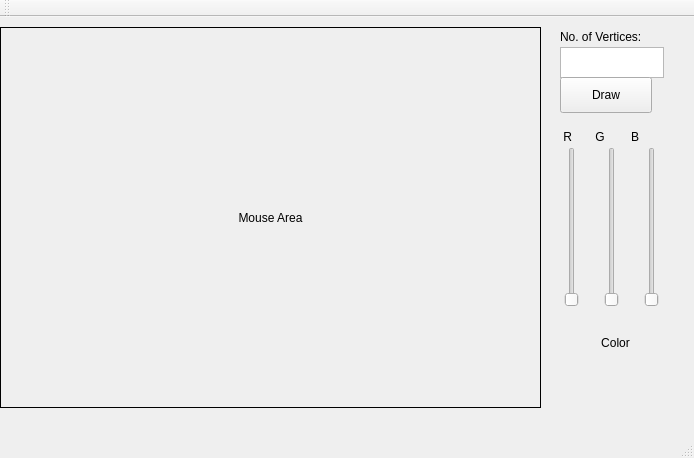
<?xml version="1.0" encoding="UTF-8"?>
<ui version="4.0">
 <class>MainWindow</class>
 <widget class="QMainWindow" name="MainWindow">
  <property name="geometry">
   <rect>
    <x>0</x>
    <y>0</y>
    <width>694</width>
    <height>458</height>
   </rect>
  </property>
  <property name="windowTitle">
   <string>MainWindow</string>
  </property>
  <widget class="QWidget" name="centralWidget">
   <widget class="QLabel" name="label">
    <property name="geometry">
     <rect>
      <x>0</x>
      <y>10</y>
      <width>541</width>
      <height>381</height>
     </rect>
    </property>
    <property name="frameShape">
     <enum>QFrame::Box</enum>
    </property>
    <property name="frameShadow">
     <enum>QFrame::Plain</enum>
    </property>
    <property name="text">
     <string>Mouse Area</string>
    </property>
    <property name="alignment">
     <set>Qt::AlignCenter</set>
    </property>
    <property name="margin">
     <number>0</number>
    </property>
   </widget>
   <widget class="QLabel" name="label_2">
    <property name="geometry">
     <rect>
      <x>560</x>
      <y>10</y>
      <width>111</width>
      <height>20</height>
     </rect>
    </property>
    <property name="text">
     <string>No. of Vertices:</string>
    </property>
   </widget>
   <widget class="QPlainTextEdit" name="plainTextEdit">
    <property name="geometry">
     <rect>
      <x>560</x>
      <y>30</y>
      <width>104</width>
      <height>31</height>
     </rect>
    </property>
   </widget>
   <widget class="QPushButton" name="pushButton_2">
    <property name="geometry">
     <rect>
      <x>560</x>
      <y>60</y>
      <width>92</width>
      <height>36</height>
     </rect>
    </property>
    <property name="text">
     <string>Draw</string>
    </property>
   </widget>
   <widget class="QSlider" name="verticalSlider">
    <property name="geometry">
     <rect>
      <x>560</x>
      <y>130</y>
      <width>24</width>
      <height>160</height>
     </rect>
    </property>
    <property name="maximum">
     <number>255</number>
    </property>
    <property name="orientation">
     <enum>Qt::Vertical</enum>
    </property>
   </widget>
   <widget class="QSlider" name="verticalSlider_2">
    <property name="geometry">
     <rect>
      <x>600</x>
      <y>130</y>
      <width>24</width>
      <height>160</height>
     </rect>
    </property>
    <property name="maximum">
     <number>255</number>
    </property>
    <property name="orientation">
     <enum>Qt::Vertical</enum>
    </property>
   </widget>
   <widget class="QSlider" name="verticalSlider_3">
    <property name="geometry">
     <rect>
      <x>640</x>
      <y>130</y>
      <width>24</width>
      <height>160</height>
     </rect>
    </property>
    <property name="maximum">
     <number>255</number>
    </property>
    <property name="orientation">
     <enum>Qt::Vertical</enum>
    </property>
   </widget>
   <widget class="QLabel" name="label_3">
    <property name="geometry">
     <rect>
      <x>580</x>
      <y>310</y>
      <width>71</width>
      <height>31</height>
     </rect>
    </property>
    <property name="text">
     <string>Color</string>
    </property>
    <property name="alignment">
     <set>Qt::AlignCenter</set>
    </property>
   </widget>
   <widget class="QLabel" name="label_4">
    <property name="geometry">
     <rect>
      <x>560</x>
      <y>110</y>
      <width>131</width>
      <height>20</height>
     </rect>
    </property>
    <property name="text">
     <string> R       G        B</string>
    </property>
   </widget>
  </widget>
  <widget class="QMenuBar" name="menuBar">
   <property name="geometry">
    <rect>
     <x>0</x>
     <y>0</y>
     <width>694</width>
     <height>28</height>
    </rect>
   </property>
  </widget>
  <widget class="QToolBar" name="mainToolBar">
   <attribute name="toolBarArea">
    <enum>TopToolBarArea</enum>
   </attribute>
   <attribute name="toolBarBreak">
    <bool>false</bool>
   </attribute>
  </widget>
  <widget class="QStatusBar" name="statusBar"/>
 </widget>
 <layoutdefault spacing="6" margin="11"/>
 <resources/>
 <connections/>
</ui>
